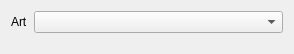
<?xml version="1.0" encoding="UTF-8"?>
<ui version="4.0">
 <class>Form</class>
 <widget class="QWidget" name="Form">
  <property name="geometry">
   <rect>
    <x>0</x>
    <y>0</y>
    <width>294</width>
    <height>54</height>
   </rect>
  </property>
  <property name="windowTitle">
   <string>Form</string>
  </property>
  <layout class="QVBoxLayout" name="verticalLayout">
   <item>
    <layout class="QFormLayout" name="formLayout">
     <item row="0" column="0">
      <widget class="QLabel" name="label">
       <property name="text">
        <string>Art</string>
       </property>
      </widget>
     </item>
     <item row="0" column="1">
      <widget class="QComboBox" name="cb_type"/>
     </item>
    </layout>
   </item>
  </layout>
 </widget>
 <resources/>
 <connections/>
</ui>
